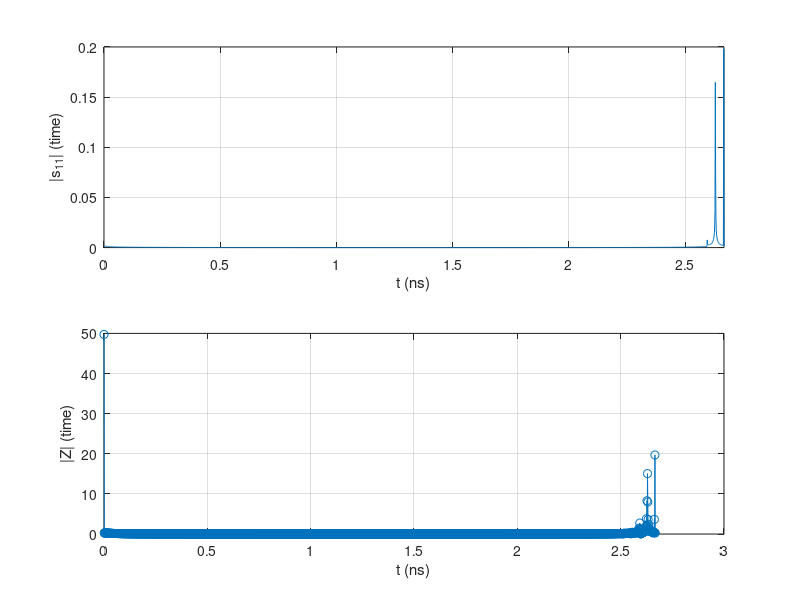

MATLAB code for this plot:
close all;
clear all;


z0                  = 50;
A                   = importdata("sparameters_lowpass.dat");
L                   = 20e-3;
c                   = 299792458;

tau                 = (2*L) / c;            

alpha               = 0.54;
beta                = 0.46;

freq                = A(:,1);
freq_neg            = -1.0*flip(freq);
F                   = [freq_neg(1:end-1)', freq(1),     freq(2:end)'];

s11_freq            = A(:,2) + A(:,3)*i;
s11_conj            = conj(flip(s11_freq));

X                   = [s11_conj(1:end-1)', s11_freq(1), s11_freq(2:end)']; 


z_in_freq           = z0 * (1 + s11_freq)./(1 - s11_freq);
z_in_conj           = conj(flip(z_in_freq));

Y                   = [z_in_conj(1:end-1)', z_in_freq(1), z_in_freq(2:end)']; 

N                   = length(Y);

for I = 1:N

  if (I == 1)
    X_3term(1)      = ((1.0*beta/2) * X(N))   + (alpha*X(1)) + ((1.0*beta/2) * X(2));
    Y_3term(1)      = ((1.0*beta/2) * Y(N))   + (alpha*Y(1)) + ((1.0*beta/2) * Y(2));
  elseif (I == N)
    X_3term(N)      = ((1.0*beta/2) * X(N-1)) + (alpha*X(N)) + ((1.0*beta/2) * X(1));
    Y_3term(N)      = ((1.0*beta/2) * Y(N-1)) + (alpha*Y(N)) + ((1.0*beta/2) * Y(1));
  else
    X_3term(I)      = ((1.0*beta/2) * X(I-1)) + (alpha*X(I)) + ((1.0*beta/2) * X(I+1));
    Y_3term(I)      = ((1.0*beta/2) * Y(I-1)) + (alpha*Y(I)) + ((1.0*beta/2) * Y(I+1));
  endif

endfor

s11_time            = ifft(X_3term);
z_time              = ifft(Y_3term);

time                = 20*tau/1.0e-9; 
t                   = [0: time/N: time-1/N];

figure(2)

##subplot(321)
##plot(freq, 20*log10(abs(s11_freq)));
##axis([0 freq(end)])
##xlabel('f');
##ylabel('|S_{11}| (dB)');
##grid on;
##
##subplot(322)
##plot(F, abs(X));
##axis([-freq(end) freq(end)])
##xlabel('f');
##ylabel('|X| (folded)');
##grid on;
##
##
##subplot(323)
##plot(freq, 20*log10(abs(z_in_freq)));
##ylabel('|z_{in}| (dB)');
##grid on;
##
##subplot(324)
##plot(F, abs(Y));
##ylabel('|z_{in}| (folded)');
##grid on;


subplot(211)
plot(t, abs(s11_time));
xlabel('t (ns)');
ylabel('|s_{11}| (time)');
axis([0 t(end)]);
grid on;

subplot(212)
plot(t, abs(z_time), '-o');
xlabel('t (ns)');
ylabel('|Z| (time)');
%axis([0 t(end)]);
grid on;
